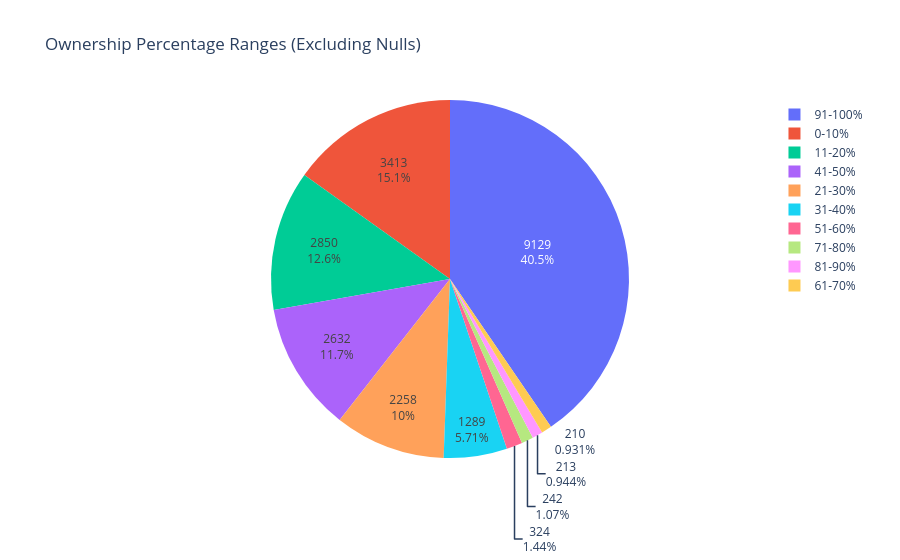

Notebook cell for this chart:
### Code cell
own_non_null_fig = px.pie(
    ownership_percentages_non_null,
    values='Row_Count',
    names='Range',
    color='Range',
    title='Ownership Percentage Ranges (Excluding Nulls)'
)

own_non_null_fig.update_traces(textinfo='value+percent')
own_non_null_fig.show()

### Figure 1 — Plotly figure (JSON) as saved in the notebook; plotly's stock layout.template omitted (floating-point values rounded to 4 significant figures)
{"data": [{"customdata": [["91-100%"], ["0-10%"], ["11-20%"], ["41-50%"], ["21-30%"], ["31-40%"], ["51-60%"], ["71-80%"], ["81-90%"], ["61-70%"]], "domain": {"x": [0, 1], "y": [0, 1]}, "hovertemplate": "Range=%{customdata[0]}<br>Row_Count=%{value}<extra></extra>", "labels": ["91-100%", "0-10%", "11-20%", "41-50%", "21-30%", "31-40%", "51-60%", "71-80%", "81-90%", "61-70%"], "legendgroup": "", "marker": {"colors": ["#636efa", "#EF553B", "#00cc96", "#ab63fa", "#FFA15A", "#19d3f3", "#FF6692", "#B6E880", "#FF97FF", "#FECB52"]}, "name": "", "showlegend": true, "textinfo": "value+percent", "type": "pie", "values": [9129, 3413, 2850, 2632, 2258, 1289, 324, 242, 213, 210]}], "layout": {"legend": {"tracegroupgap": 0}, "title": {"text": "Ownership Percentage Ranges (Excluding Nulls)"}}}
